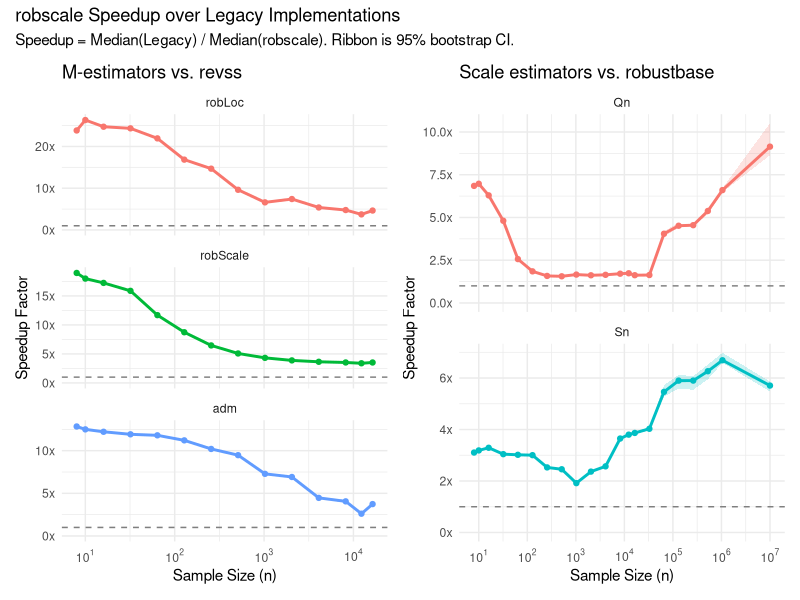

Reproduce this figure in R.
library(dplyr)
library(ggplot2)
library(scales)
library(patchwork)

# Load optimized mode summary
df <- read.csv("optimized_mode/legacy_benchmark_summary.csv")

# Ensure factors for consistent ordering
df$estimator <- factor(df$estimator, levels = c("robLoc", "robScale", "adm", "Qn", "Sn"))

# Left panel: M-estimators vs revss
df_left <- df %>% filter(grepl("revss", legacy_name))
p1 <- ggplot(df_left, aes(x = n, y = speedup, color = estimator, fill = estimator)) +
  geom_hline(yintercept = 1, linetype = "dashed", color = "gray50") +
  geom_ribbon(aes(ymin = ci_lo, ymax = ci_hi), alpha = 0.2, color = NA) +
  geom_line(linewidth = 1) +
  geom_point() +
  facet_wrap(~estimator, scales = "free_y", ncol = 1) +
  scale_x_log10(breaks = trans_breaks("log10", function(x) 10^x),
                labels = trans_format("log10", math_format(10^.x))) +
  scale_y_continuous(labels = label_number(suffix = "x"), limits = c(0, NA)) +
  labs(title = "M-estimators vs. revss",
       x = "Sample Size (n)", y = "Speedup Factor",
       color = "Estimator", fill = "Estimator") +
  theme_minimal() +
  theme(legend.position = "none")

# Right panel: Scale estimators vs robustbase
df_right <- df %>% filter(grepl("robustbase", legacy_name))
p2 <- ggplot(df_right, aes(x = n, y = speedup, color = estimator, fill = estimator)) +
  geom_hline(yintercept = 1, linetype = "dashed", color = "gray50") +
  geom_ribbon(aes(ymin = ci_lo, ymax = ci_hi), alpha = 0.2, color = NA) +
  geom_line(linewidth = 1) +
  geom_point() +
  facet_wrap(~estimator, scales = "free_y", ncol = 1) +
  scale_x_log10(breaks = trans_breaks("log10", function(x) 10^x),
                labels = trans_format("log10", math_format(10^.x))) +
  scale_y_continuous(labels = label_number(suffix = "x"), limits = c(0, NA)) +
  labs(title = "Scale estimators vs. robustbase",
       x = "Sample Size (n)", y = "Speedup Factor",
       color = "Estimator", fill = "Estimator") +
  theme_minimal() +
  theme(legend.position = "none")

# Combine with patchwork
p_combined <- p1 + p2 + plot_annotation(
  title = "robscale Speedup over Legacy Implementations",
  subtitle = "Speedup = Median(Legacy) / Median(robscale). Ribbon is 95% bootstrap CI."
)

ggsave("optimized_mode/full_speedup_panel.png", p_combined, width = 10, height = 7, dpi = 300)
cat("Plot saved to optimized_mode/full_speedup_panel.png\n")
